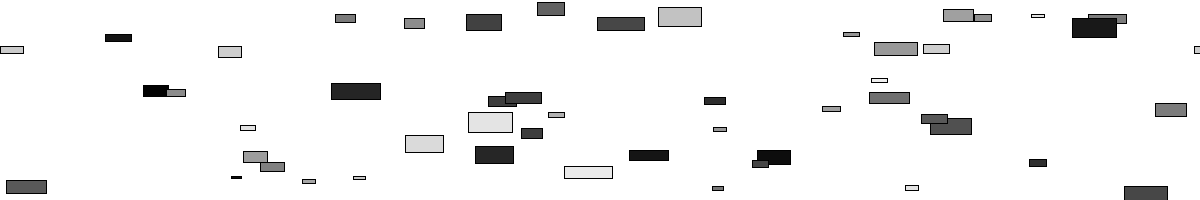
Frame 1 (no input)
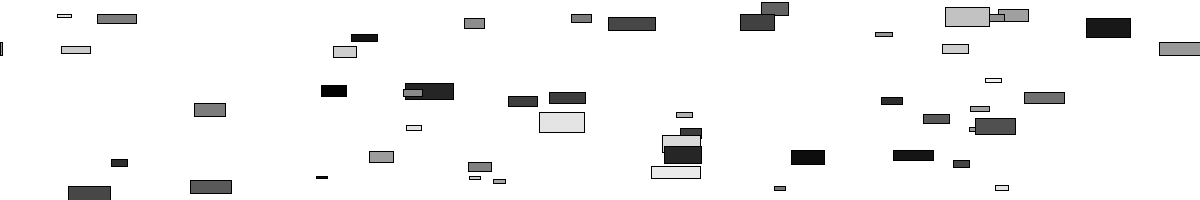
Frame 60 (the mouse pressed at the canvas centre just before this capture)
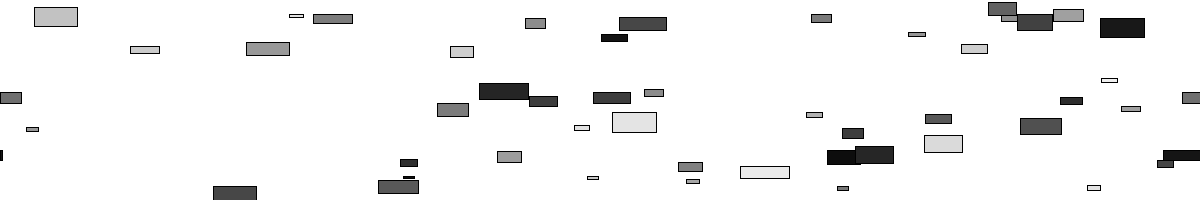
Frame 120 (the mouse held since frame 60 and released just before this capture)

The Processing sketch that drew these frames (run headless with seeded random() and noise(); from frame 60 on, the mouse is pressed at the canvas centre):

// Processing sketch: moving_cars
// ── moving_cars.pde
color c = color(0);
Car[] cars;
int numCars = 50;

class Car {
  color c;
  float car_length;
  float car_width;
  float xpos;
  float ypos;
  float speed;
  boolean horizontal;
  boolean forwards;
  
  Car() {
    float col = random(0, 255);
    this.c = color(col, col, col);
    this.car_length = random(10, 50);
    this.car_width = this.car_length * random(0.2, 0.5);
    this.xpos = random(0, width);
    this.ypos = random(0, height);
    this.speed = random(0.5, 1.5)/(this.car_length * this.car_width);
    this.horizontal = true;
    float f = random(0, 10);
    if (f > 5) {
      this.forwards = true;
    } else {
      this.forwards = false;
    }
    println("Set up new car width whiteness " + col + ", position " + this.xpos + this.ypos + ", speed " + this.speed);
  }

  void move() {
    this.xpos = this.xpos + speed;
    if (this.xpos > width) {
      this.xpos = 0;
    }
  }

  void display() {
    fill(c);
    rect(this.xpos,this.ypos,car_length,car_width);
    
    if (this.xpos > width - car_length){
      // Draw car partially on other side as well
      rect(0, this.ypos, car_length-(width-this.xpos), car_width);
    }
  }
}

void setupCar(Car c){
  float col = random(0, 255);
  c.c = color(col, col, col);
  c.xpos = random(0, width);
  c.ypos = random(0, height);
  c.speed = random(0, 5);
  c.horizontal = true;
  float f = random(0, 10);
  if (f > 5) {
    c.forwards = true;
  } else {
    c. forwards = false;
  }
  println("Set up new car width whiteness " + col + ", position " + c.xpos + c.ypos + ", speed " + c.speed);
}

void setup() {
  size(1200, 200);
  
  cars = new Car[numCars];
  for (int i = 0; i < cars.length; i++) {
    cars[i] = new Car();
    setupCar(cars[i]);
  }
}

void draw() {
  background(255);
  for (int i = 0; i < cars.length; i++) {
    cars[i].move();
    cars[i].display();
  }
}
